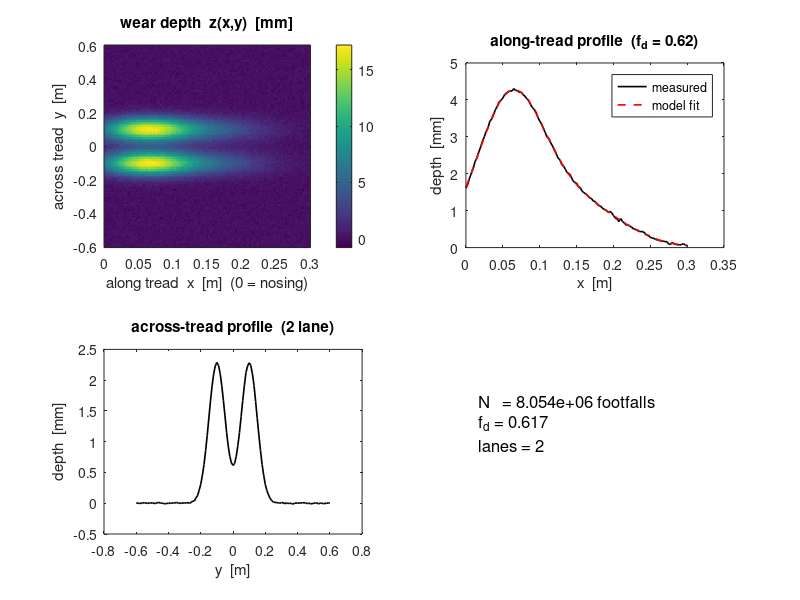

Write the MATLAB code that produced this figure.
function stair_wear_model(varargin)
%STAIR_WEAR_MODEL  Wear-traffic inversion model for worn stairs.
%
%   MCM/ICM 2025 Problem A -- "Testing Time: The Constant Wear On Stairs".
%
%   This file implements one physical forward model plus its inverse:
%
%       forward :  traffic (N footfalls, descent fraction f_d, lane layout)
%                   --Archard wear law + contact-shape kernel-->  wear map z(x,y)
%       inverse :  measured wear map  -->  N, f_d, number of travel lanes
%
%   USAGE
%     stair_wear_model()                 % run the synthetic self-test
%     stair_wear_model(Z, x, y)          % invert a measured wear map Z(ny,nx)
%     stair_wear_model(Z, x, y, v0)      % ... with a known per-footfall volume
%
%   INPUTS (all optional; omit to run the built-in benchmark)
%     Z  : ny-by-nx matrix of local wear depth [m], rows = y (across the tread),
%          columns = x (along the tread, x = 0 at the NOSING / front edge)
%     x  : 1-by-nx along-tread coordinates [m], x = 0 at the nosing, x = L at the
%          riser.  MUST be uniform.
%     y  : ny-by-1 across-tread coordinates [m], y = 0 at the tread centre.
%          MUST be uniform.
%     v0 : scalar, volume of material removed per footfall at unit load
%          [m^3/footfall].  This is the ONE material+load constant the model
%          cannot get from wear alone; estimate it from a material coupon test
%          or from a quarry/wood sample of known provenance.
%
%   The model's four outputs answer three of the problem's core questions:
%     * total footfalls  N   -> "how often were the stairs used"
%     * descent fraction f_d -> "was a direction of travel favoured"
%     * number of lanes      -> "how many people used the stairs simultaneously"
%
%   All quantities are recovered together with 95% Monte-Carlo intervals.
%   See selection.md for the full model rationale and the identifiability
%   analysis (which questions wear alone CANNOT answer).
%
%   Requires only base MATLAB (no toolboxes). Tested with MATLAB R2023b.

% -------------------------------------------------------------------------
if nargin == 0
    % -------------------- synthetic self-test ---------------------------
    P = default_params();
    rng(7);                                   % reproducible benchmark
    truth.N         = 8.0e6;                  % true number of footfalls
    truth.f_d       = 0.62;                   % true descent fraction
    truth.lateral   = 'two-lane';
    truth.lane_sep  = 0.20;                   % lane separation [m]
    [Z, x, y] = forward_wear(truth, P);
    Z = Z + P.sigma*randn(size(Z));           % add measurement noise
    v0 = P.v0;
    fprintf('=========== SYNTHETIC BENCHMARK ===========\n');
    fprintf('ground truth : N = %.3e footfalls\n', truth.N);
    fprintf('ground truth : f_d = %.2f (descent share)\n', truth.f_d);
    fprintf('ground truth : %s, lane sep = %.2f m\n\n', truth.lateral, truth.lane_sep);
else
    % -------------------- inversion of real data ------------------------
    P = default_params();
    Z = varargin{1};
    x = varargin{2}(:)';
    y = varargin{3}(:);
    if numel(varargin) >= 4 && ~isempty(varargin{4})
        v0 = varargin{4};
    else
        v0 = P.v0;
    end
    fprintf('=========== MEASURED WEAR MAP ===========\n\n');
end

res = invert_wear(Z, x, y, v0, P);
print_report(res);

% ---- worked example of the renovation / repair detector -----------------
D = [2.1 2.3 2.0 2.2 2.4 0.6 2.3 2.2 2.1].' * 1e-3;  % per-step depths [m]
ren = detect_renovations(D);
fprintf('\n[repair detector -- synthetic per-step depth vector]\n');
fprintf('  suspect replaced/repaired step index : %s\n', mat2str(ren.outlier(:).'));
fprintf('  most likely renovation change point after step : %d\n', ren.changepoint);

if P.do_plot
    plot_result(Z, x, y, res);
end
end

% =========================================================================
%  FORWARD MODEL
% =========================================================================
function [Z, x, y] = forward_wear(truth, P)
%FORWARD_WEAR  Build a synthetic wear map z(x,y) from traffic parameters.
x = linspace(0, P.L, P.nx);
y = linspace(-P.W/2, P.W/2, P.ny);

gd = truncgauss(x, P.xc_d, P.sg_d);           % descent footprint shape, ∫=1
ga = truncgauss(x, P.xc_a, P.sg_a);           % ascent  footprint shape, ∫=1
Zx = truth.f_d*P.mu_d + (1-truth.f_d)*P.mu_a; % mean load factor per footfall
g_mix = (truth.f_d*P.mu_d*gd + (1-truth.f_d)*P.mu_a*ga) / Zx;   % along-tread density

h = lateral_kernel(y, truth);                 % across-tread density, ∫=1
A = truth.N * P.v0 * Zx;                      % total removed volume [m^3]
Z = A * (h(:) * g_mix(:).');                  % ny x nx
end

function g = truncgauss(x, xc, sg)
%TRUNCGAUSS  Gaussian contact kernel on [0,L], normalised so that ∫g dx = 1.
g = exp(-0.5*((x - xc)/sg).^2);
den = trapz(x, g);
if den <= 0
    error('truncgauss: contact kernel collapsed; check xc/sg against L.');
end
g = g / den;
end

function h = lateral_kernel(y, truth)
%LATERAL_KERNEL  Pedestrian walk-line density across the tread width.
switch truth.lateral
    case 'single'                              % one file, one walk line
        h = exp(-0.5*(y/0.07).^2);
    case 'two-lane'                            % two people abreast
        d  = truth.lane_sep/2;
        sg = 0.05;
        h  = exp(-0.5*((y - d)/sg).^2) + exp(-0.5*((y + d)/sg).^2);
    otherwise
        error('lateral_kernel: unknown lateral mode.');
end
h = h / trapz(y, h);
end

% =========================================================================
%  INVERSE MODEL
% =========================================================================
function res = invert_wear(Z, x, y, v0, P)
%INVERT_WEAR  Recover A, f_d, N and the lane layout from a wear map.
dx = mean(diff(x));
dy = mean(diff(y));

% ---- descent fraction from the along-tread profile ---------------------
% z_x(x) = b*W + c_a*(mu_a*ga) + c_d*(mu_d*gd); the ratio c_d/c_a is
% f_d/(1-f_d). The constant term absorbs any unknown reference plane (the
% unworn surface), so it is estimated, not assumed at the map minimum.
gd = truncgauss(x, P.xc_d, P.sg_d);
ga = truncgauss(x, P.xc_a, P.sg_a);
zx = trapz(y, Z, 1);                          % along-tread marginal  (1 x nx)
M  = [ones(numel(x),1), (P.mu_a*ga).', (P.mu_d*gd).'];   % nx x 3 design
c  = M \ zx.';                                % [b*W ; c_a ; c_d]
b  = c(1) / P.W;                              % baseline (unworn) depth

Zc = Z - b;                                   % baseline-corrected map
% NB: do NOT clip negatives -- clipping positive noise in the unworn tails
% would add a spurious pedestal to the volume and to the width profile.
res.b  = b;
res.A  = sum(Zc(:)) * dx * dy;                % total removed volume [m^3]
zy = trapz(x, Zc, 2);                         % across-tread marginal  (ny x 1)

res.f_d = c(3) / (c(2) + c(3));
res.f_d = min(max(res.f_d, 0), 1);            % numerical clamp
res.Znorm = res.f_d*P.mu_d + (1-res.f_d)*P.mu_a;

% ---- total footfalls ---------------------------------------------------
res.N = res.A / (res.Znorm * v0);

% ---- lateral structure: single file vs side-by-side --------------------
[res.lane_K, res.lane_mu, res.lane_w, res.lane_sep, res.lane_bic] = lateral_mode(zy, y);

% ---- Monte-Carlo uncertainty -------------------------------------------
nMC = 200;
fd = zeros(nMC,1); Nn = zeros(nMC,1);
for i = 1:nMC
    Zr = Z + P.sigma*randn(size(Z));
    cr = M \ (trapz(y, Zr, 1)).';             % re-fit baseline + shapes
    br = cr(1)/P.W;
    Ar = sum(Zr(:) - br) * dx * dy;           % no clipping (see note above)
    fdr = cr(3)/(cr(2) + cr(3));
    fdr = min(max(fdr, 0), 1);
    Zn  = fdr*P.mu_d + (1-fdr)*P.mu_a;
    fd(i) = fdr;
    Nn(i) = Ar / (Zn * v0);
end
res.f_d_sd = std(fd);
res.N_sd   = std(Nn);
res.f_d_ci = res.f_d + [-1 1]*1.96*res.f_d_sd;
res.N_ci   = res.N   + [-1 1]*1.96*res.N_sd;
res.sigma  = P.sigma;
end

function [K, mu, w, sep, bic] = lateral_mode(zy, y)
%LATERAL_MODE  Fit a 1- vs 2-component Gaussian model to the width profile and
% pick the lane count by BIC.  K = 2 => two lanes => side-by-side travel.
% The 2-component fit uses a deterministic best-threshold split, which cannot
% collapse onto a single mode (unlike plain EM) and so gives an honest test.
p = max(zy(:), 0);
y = y(:);
if sum(p) <= 0
    K = 1; mu = 0; w = 1; sep = 0; bic = [0 0]; return;
end
p    = p / sum(p);
nObs = numel(y);

% ---- model A: a single walk line ----
[m1, s1] = wmom(y, p);
ll1  = sum(p .* log(gauss(y, m1, s1)));
bic1 = -2*nObs*ll1 + 2*log(nObs);                       % 2 free params

% ---- model B: two walk lines (best split point on the y grid) ----
best = -inf; mus = [NaN NaN]; wts = [0.5 0.5];
for t = y(2:end-1).'
    L = y <= t;  R = ~L;
    pL = p(L);   pR = p(R);
    mL = sum(pL.*y(L)) / sum(pL);  sL = sqrt(sum(pL.*(y(L)-mL).^2) / sum(pL));
    mR = sum(pR.*y(R)) / sum(pR);  sR = sqrt(sum(pR.*(y(R)-mR).^2) / sum(pR));
    sL = max(sL, 1e-4);  sR = max(sR, 1e-4);
    wL = sum(pL);        wR = sum(pR);
    ll = sum(p .* log(wL*gauss(y, mL, sL) + wR*gauss(y, mR, sR)));
    if ll > best
        best = ll;  mus = [mL mR];  wts = [wL wR];
    end
end
bic2 = -2*nObs*best + 5*log(nObs);                      % 5 free params

bic = [bic1 bic2];
if bic2 < bic1 && abs(mus(2) - mus(1)) > 0.02           % two lanes, resolved
    K = 2; mu = mus(:); w = wts(:); sep = abs(mus(2) - mus(1));
else                                                    % conservative: 1 lane
    K = 1; mu = m1; w = 1; sep = 0;
end
end

function [m, s] = wmom(y, p)
%WMOM  Weighted mean and standard deviation.
m = sum(p.*y) / sum(p);
s = sqrt(sum(p.*(y - m).^2) / sum(p));
end

function g = gauss(y, mu, sig)
g = exp(-0.5*((y - mu)/sig).^2) / (sig*sqrt(2*pi));
end

% =========================================================================
%  STATISTICAL LAYER: repairs / renovations
% =========================================================================
function out = detect_renovations(D)
%DETECT_RENOVATIONS  Scan a per-step depth (or volume) vector for a step that
% stands out from its neighbours -- the signature of a replaced/repaved step.
D = D(:); n = numel(D);
med = median(D);
mad = 1.4826 * median(abs(D - med));
if mad <= 0, mad = eps; end
out.z       = (D - med) / mad;
out.outlier = find(abs(out.z) > 3);           % robust 3-sigma-on-MAD rule

sse = inf; cp = 1;                            % single best change point
for k = 1:n-1
    e = sum((D(1:k) - mean(D(1:k))).^2) + sum((D(k+1:end) - mean(D(k+1:end))).^2);
    if e < sse, sse = e; cp = k; end
end
out.changepoint = cp;
end

% =========================================================================
%  REPORTING
% =========================================================================
function print_report(r)
fprintf('--- INVERSE-MODEL ESTIMATES ----------------------------------\n');
fprintf('total removed volume   A   = %.4g m^3\n', r.A);
fprintf('descent fraction       f_d = %.3f   (95%% CI %.3f .. %.3f)\n', ...
        r.f_d, r.f_d_ci(1), r.f_d_ci(2));
fprintf('  -> ascent fraction       = %.3f\n', 1 - r.f_d);
fprintf('total footfalls        N   = %.3e   (95%% CI %.3e .. %.3e)\n', ...
        r.N, r.N_ci(1), r.N_ci(2));
if r.lane_K == 2
    fprintf('lateral model          : 2 lanes -> SIDE-BY-SIDE travel supported\n');
    fprintf('  lane centres y = %.3f , %.3f m   separation = %.3f m\n', ...
            r.lane_mu(1), r.lane_mu(2), r.lane_sep);
else
    fprintf('lateral model          : 1 lane  -> SINGLE-FILE travel supported\n');
end
fprintf('BIC(1 lane , 2 lane)   = %.1f , %.1f   (lower is better)\n', ...
        r.lane_bic(1), r.lane_bic(2));
fprintf('--------------------------------------------------------------\n');
fprintf('To convert N to a traffic rate:  rate = N / (age_days).\n');
fprintf('Example: age = 400 yr -> %.1f foot-passages per day.\n', r.N/(400*365.25));
end

function plot_result(Z, x, y, res)
try
    figure('Name', 'Worn-stair inversion', 'Color', 'w');

    subplot(2,2,1);                            % measured wear map
    imagesc(x, y, Z*1e3); axis xy; hold on;
    xlabel('along tread  x  [m]  (0 = nosing)');
    ylabel('across tread  y  [m]');
    title('wear depth  z(x,y)  [mm]'); colorbar;

    subplot(2,2,2);                            % along-tread profile + fit
    zx = trapz(y, Z, 1);
    plot(x, zx*1e3, 'k-', 'LineWidth', 1.2); hold on;
    gd = truncgauss(x, 0.06, 0.045);
    ga = truncgauss(x, 0.15, 0.060);
    M  = [ones(numel(x),1), (1.15*ga).', (1.60*gd).'];
    c  = M \ zx.';
    plot(x, (M*c).'*1e3, 'r--', 'LineWidth', 1.2);
    xlabel('x  [m]'); ylabel('depth  [mm]');
    title(sprintf('along-tread profile  (f_d = %.2f)', res.f_d));
    legend('measured', 'model fit', 'Location', 'best');

    subplot(2,2,3);                            % across-tread profile
    zy = trapz(x, Z, 2);
    plot(y, zy*1e3, 'k-', 'LineWidth', 1.2); hold on;
    xlabel('y  [m]'); ylabel('depth  [mm]');
    title(sprintf('across-tread profile  (%d lane)', res.lane_K));

    subplot(2,2,4); axis off;
    txt = {sprintf('N   = %.3e footfalls', res.N), ...
           sprintf('f_d = %.3f', res.f_d), ...
           sprintf('lanes = %d', res.lane_K)};
    text(0.05, 0.6, txt, 'FontSize', 12);
    drawnow;
catch err
    fprintf('[plot skipped: %s]\n', err.message);
end
end

function P = default_params()
% Default (order-of-magnitude) constants. CALIBRATE xc/sg/mu to your site and
% v0 to your stair material before trusting absolute numbers.
P.L       = 0.30;          % tread depth (going) [m]
P.W       = 1.20;          % tread width [m]
P.nx      = 121;           % samples along x
P.ny      = 121;           % samples along y
P.xc_d    = 0.06;          % descent footprint centroid from nosing [m]
P.sg_d    = 0.045;         % descent footprint spread [m]
P.xc_a    = 0.15;          % ascent  footprint centroid [m]
P.sg_a    = 0.060;         % ascent  footprint spread [m]
P.mu_d    = 1.60;          % descent load factor (relative)
P.mu_a    = 1.15;          % ascent  load factor
P.v0      = 5e-11;         % per-footfall removed volume at unit load [m^3]
P.sigma   = 2e-4;          % measurement noise s.d. [m] (0.2 mm)
P.do_plot = true;
end
